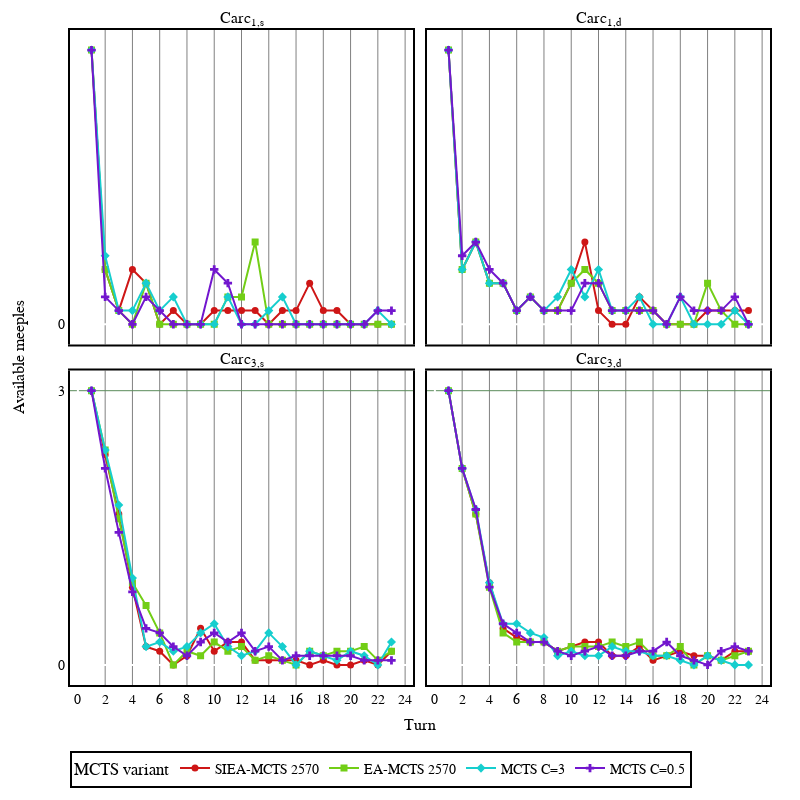

Write notebook code for a chart like this one.
### Code cell
#Plot for action level logs by turn

setup = 6
#defaults:
plot_width = 800
plot_height = 800

if setup == 0:
    #define variables
    to_show = "Average"
    box_group_column = "player_name"
    x_column = "pg_game_turn"
    y_column = "avg_leaf_node_depth"
    shadows = False
    ydtick=3

if setup == 1:
    #define variables
    to_show = "Average"
    box_group_column = "player_name"
    x_column = "pg_game_turn"#"current_iterations"#"pg_game_turn"
    y_column = "Score_p1"
    shadows = False
    ydtick=3

if setup == 2:
    #define variables
    to_show = "Average"
    box_group_column = "player_name"
    x_column = "pg_game_turn"
    y_column = "Meeples_on_farms_p1"
    shadows = False
    ydtick = 1

if setup == 3:
    #define variables
    to_show = "Boxplot"
    box_group_column = "player_name"
    x_column = "pg_game_turn"
    y_column = "max_visits"
    shadows = False
    ydtick = 1000
    plot_width = 1500
    plot_height = 500

if setup == 4:
    #define variables
    to_show = "Boxplot"
    box_group_column = "player_name"
    x_column = "pg_game_turn"
    y_column = "Total_played_meeples_p1"
    shadows = False
    ydtick = 1
    plot_width = 1500
    plot_height = 500

if setup == 5:
    #define variables
    to_show = "Average"
    box_group_column = "player_name"
    x_column = "pg_game_turn"
    y_column = "Virtual_score_p1"
    shadows = False
    ydtick=3

if setup == 6:
    #define variables
    to_show = "Average"
    box_group_column = "player_name"
    x_column = "pg_game_turn"
    y_column = "Meeples_p1"
    shadows = False
    ydtick=3


row_separation_column = "comp_initial_meeples"
column_separation_column = "comp_set_tile_sequence"
xdtick = 2

#read data
logs_names = ["logs_by_action.csv"]#, "logs_by_action.csv", "logs_by_iteration.csv"]
logs_list = {logs_name:lm.read_csv(os.path.join(experiment_path, logs_name)) for logs_name in logs_names}
logs_index = 0
logs = logs_list[logs_names[logs_index]]
#filter data
logs = logs[logs["comp_initial_meeples"]!=2]

#order dataset
logs["order"] = pd.Categorical(logs["player_name"], data_order)
logs = logs.sort_values("order")
logs = logs.dropna(subset=["order"])

#Calculate uniques
row_identifiers = sorted(logs[row_separation_column].unique())
column_identifiers = sorted(logs[column_separation_column].unique())
box_group_identifiers = logs[box_group_column].unique()
colors = eu.generate_color_palette(len(box_group_identifiers))
#colors = ["#5B8C5A","#56638A", "#EC7316"]
print("row_identifiers", row_identifiers)
print("column_identifiers", column_identifiers)
print("box_group_identifiers", box_group_identifiers)

subplot_titles = []
for row_identifier in row_identifiers:
    for column_identifier in column_identifiers:
        subplot_titles.append(carc_variants[(row_identifier, column_identifier)])#+str(row_identifier) + "m" + str(column_identifier) + "ts,")

#Create figure
fig = make_subplots(rows=len(row_identifiers)
                        ,cols=len(column_identifiers)
                        ,shared_xaxes=True
                        ,shared_yaxes=True
                        ,vertical_spacing=0.04
                        ,horizontal_spacing=0.02
                        ,row_heights=[1/len(row_identifiers) for _ in range(len(row_identifiers))]
                        ,subplot_titles = subplot_titles
                        #, specs=[[{"secondary_y": True}] for _ in range(n_plots+1)]
                        ,x_title=name_mappings[x_column]
                        ,y_title=name_mappings[y_column]
                        #,print_grid=True
                        )

for row, row_identifier in enumerate(row_identifiers):
    for col, column_identifier in enumerate(column_identifiers):
        for group_id, box_group_identifier in enumerate(box_group_identifiers):
            data = logs[logs[row_separation_column] == row_identifier]
            data = data[data[column_separation_column] == column_identifier]
            data = data[data[box_group_column] == box_group_identifier]
            if to_show == "Average":
                x = list(data[x_column].unique())
                #sort x:
                x = sorted(x)
                y1 = []
                y1_lower = []
                y1_upper = []
                for x_unique in x:
                    temp_data = data[data[x_column] == x_unique]
                    values = temp_data[y_column]
                    current_mean = st.mean(values)
                    y1.append(current_mean)
                    std = st.stdev(values)
                    #y_lower.append()
                    y1_lower.append(current_mean - std / math.sqrt(len(values)))
                    y1_upper.append(current_mean + std / math.sqrt(len(values)))
                    #print(y1_lower[-1], y1[-1], y1_upper[-1])

                if shadows:
                #Prepare data for plot
                    x_rev = x[::-1]
                    y1_lower = y1_lower[::-1]

                    #Plot shadow
                    shadow_color = eu.color_rgb_to_hex(eu.brighten_color(eu.color_hex_to_rgb(colors[group_id]), 0.3))
                    fig.add_trace(go.Scatter(
                            x=x+x_rev
                            ,y=y1_upper+y1_lower
                            ,fill='toself'
                            ,fillcolor=colors[group_id]
                            ,line_color=colors[group_id]
                            ,showlegend=False
                            ,opacity = 0.3
                            #,marker={"color":colors[group_id]}
                            )
                        ,row=row+1
                        ,col=col+1)
                
                #LINE
                fig.add_trace(go.Scatter(
                        x=x
                        ,y=y1
                        #,line_color=colors[group_id]
                        #,line=dict(dash="solid")
                        ,mode='lines+markers'
                        ,name=name_mappings[box_group_identifier]
                        ,showlegend=(row==0 and col==0)
                        ,legendgroup=group_id
                        ,marker=dict(symbol=marker_symbols[group_id], size=7, color =colors[group_id])
                        )
                    ,row=row+1
                    ,col=col+1)
                
            elif to_show == "Boxplot":
                fig.add_trace(go.Box(x=data[x_column]
                                    ,y=data[y_column]
                                    ,name=name_mappings[box_group_identifier]
                                    #, width=0.2
                                    ,showlegend=(row==0 and col==0)
                                    ,legendgroup=group_id
                                    , marker={"color":colors[group_id],}
                                    ,offsetgroup = group_id
                                    )
                                ,row=row+1
                                ,col=col+1)

fig.update_layout(margin=dict(l=70, r=30, t=30, b=70)
                        ,width=plot_width
                        ,height=plot_height
                        ,plot_bgcolor='rgba(0,0,0,0)'
                        #,plot_bgcolor="lightgray"
                        #,boxmode='group'
                        ,font = dict(family = "Arial", size = 14, color = "black")
                        ,boxgap=0.3
                        ,boxgroupgap=0
                        ,legend=dict(
                            title = "MCTS variant"
                            ,orientation="h"
                            ,yanchor="top"
                            ,y=-0.1
                            #,xanchor="center"
                            #,x=0.4
                            ,bgcolor="white"#"lightgray"#"rgba(200, 255, 255, 0.8)"
                            ,font = dict(family = "Arial", size = 14, color = "black")
                            ,bordercolor="Black"
                            ,borderwidth=2
                            ,itemsizing='trace'
                            ,itemwidth = 30
                            ) 
                        )
if to_show == "Boxplot":
    fig.update_layout(boxmode='group')
fig.update_xaxes(showline=True
                        , linewidth=2
                        , linecolor='black'
                        , mirror=True
                        #,range=[0, 10]
                        ,showgrid=True
                        ,gridcolor="grey"
                        ,gridwidth=1
                        ,dtick= xdtick
                        ,tick0=0
                        )

fig.update_yaxes(showline=True
                    ,mirror=True
                    , linewidth=2
                    , linecolor='black'
                    #, nticks=5
                    #,tickmode = 'linear'
                    ,tick0 = 0
                    , gridcolor="#5B8C5A"
                    , gridwidth=1
                    , dtick= 3 if ydtick is None else ydtick
                    ,showgrid=True                    
                    )
fig.show()

### Figure 1 — Plotly figure (JSON) as saved in the notebook; plotly's stock layout.template omitted (floating-point values rounded to 4 significant figures)
{"data": [{"legendgroup": "0", "marker": {"color": "#ce1616", "size": 7, "symbol": 0}, "mode": "lines+markers", "name": "SIEA-MCTS 2570", "showlegend": true, "type": "scatter", "x": [1, 2, 3, 4, 5, 6, 7, 8, 9, 10, 11, 12, 13, 14, 15, 16, 17, 18, 19, 20, 21, 22, 23], "xaxis": "x", "y": [1, 0.2, 0.05, 0.2, 0.15, 0, 0.05, 0, 0, 0.05, 0.05, 0.05, 0.05, 0, 0.05, 0.05, 0.15, 0.05, 0.05, 0, 0, 0, 0], "yaxis": "y"}, {"legendgroup": "1", "marker": {"color": "#72ce16", "size": 7, "symbol": 1}, "mode": "lines+markers", "name": "EA-MCTS 2570", "showlegend": true, "type": "scatter", "x": [1, 2, 3, 4, 5, 6, 7, 8, 9, 10, 11, 12, 13, 14, 15, 16, 17, 18, 19, 20, 21, 22, 23], "xaxis": "x", "y": [1, 0.2, 0.05, 0, 0.15, 0, 0, 0, 0, 0, 0.1, 0.1, 0.3, 0, 0, 0, 0, 0, 0, 0, 0, 0, 0], "yaxis": "y"}, {"legendgroup": "2", "marker": {"color": "#16cece", "size": 7, "symbol": 2}, "mode": "lines+markers", "name": "MCTS C=3", "showlegend": true, "type": "scatter", "x": [1, 2, 3, 4, 5, 6, 7, 8, 9, 10, 11, 12, 13, 14, 15, 16, 17, 18, 19, 20, 21, 22, 23], "xaxis": "x", "y": [1, 0.25, 0.05, 0.05, 0.15, 0.05, 0.1, 0, 0, 0, 0.1, 0, 0, 0.05, 0.1, 0, 0, 0, 0, 0, 0, 0.05, 0], "yaxis": "y"}, {"legendgroup": "3", "marker": {"color": "#7216ce", "size": 7, "symbol": 3}, "mode": "lines+markers", "name": "MCTS C=0.5", "showlegend": true, "type": "scatter", "x": [1, 2, 3, 4, 5, 6, 7, 8, 9, 10, 11, 12, 13, 14, 15, 16, 17, 18, 19, 20, 21, 22, 23], "xaxis": "x", "y": [1, 0.1, 0.05, 0, 0.1, 0.05, 0, 0, 0, 0.2, 0.15, 0, 0, 0, 0, 0, 0, 0, 0, 0, 0, 0.05, 0.05], "yaxis": "y"}, {"legendgroup": "0", "marker": {"color": "#ce1616", "size": 7, "symbol": 0}, "mode": "lines+markers", "name": "SIEA-MCTS 2570", "showlegend": false, "type": "scatter", "x": [1, 2, 3, 4, 5, 6, 7, 8, 9, 10, 11, 12, 13, 14, 15, 16, 17, 18, 19, 20, 21, 22, 23], "xaxis": "x2", "y": [1, 0.2, 0.3, 0.15, 0.15, 0.05, 0.1, 0.05, 0.05, 0.15, 0.3, 0.05, 0, 0, 0.1, 0.05, 0, 0, 0, 0.05, 0.05, 0.05, 0.05], "yaxis": "y2"}, {"legendgroup": "1", "marker": {"color": "#72ce16", "size": 7, "symbol": 1}, "mode": "lines+markers", "name": "EA-MCTS 2570", "showlegend": false, "type": "scatter", "x": [1, 2, 3, 4, 5, 6, 7, 8, 9, 10, 11, 12, 13, 14, 15, 16, 17, 18, 19, 20, 21, 22, 23], "xaxis": "x2", "y": [1, 0.2, 0.3, 0.15, 0.15, 0.05, 0.1, 0.05, 0.05, 0.15, 0.2, 0.15, 0.05, 0.05, 0.05, 0.05, 0, 0, 0, 0.15, 0.05, 0, 0], "yaxis": "y2"}, {"legendgroup": "2", "marker": {"color": "#16cece", "size": 7, "symbol": 2}, "mode": "lines+markers", "name": "MCTS C=3", "showlegend": false, "type": "scatter", "x": [1, 2, 3, 4, 5, 6, 7, 8, 9, 10, 11, 12, 13, 14, 15, 16, 17, 18, 19, 20, 21, 22, 23], "xaxis": "x2", "y": [1, 0.2, 0.3, 0.15, 0.15, 0.05, 0.1, 0.05, 0.1, 0.2, 0.1, 0.2, 0.05, 0.05, 0.1, 0, 0, 0.1, 0, 0, 0, 0.05, 0], "yaxis": "y2"}, {"legendgroup": "3", "marker": {"color": "#7216ce", "size": 7, "symbol": 3}, "mode": "lines+markers", "name": "MCTS C=0.5", "showlegend": false, "type": "scatter", "x": [1, 2, 3, 4, 5, 6, 7, 8, 9, 10, 11, 12, 13, 14, 15, 16, 17, 18, 19, 20, 21, 22, 23], "xaxis": "x2", "y": [1, 0.25, 0.3, 0.2, 0.15, 0.05, 0.1, 0.05, 0.05, 0.05, 0.15, 0.15, 0.05, 0.05, 0.05, 0.05, 0, 0.1, 0.05, 0.05, 0.05, 0.1, 0], "yaxis": "y2"}, {"legendgroup": "0", "marker": {"color": "#ce1616", "size": 7, "symbol": 0}, "mode": "lines+markers", "name": "SIEA-MCTS 2570", "showlegend": false, "type": "scatter", "x": [1, 2, 3, 4, 5, 6, 7, 8, 9, 10, 11, 12, 13, 14, 15, 16, 17, 18, 19, 20, 21, 22, 23], "xaxis": "x3", "y": [3, 2.3, 1.65, 0.85, 0.2, 0.15, 0, 0.1, 0.4, 0.15, 0.25, 0.25, 0.05, 0.05, 0.05, 0.05, 0, 0.05, 0, 0, 0.05, 0, 0.15], "yaxis": "y3"}, {"legendgroup": "1", "marker": {"color": "#72ce16", "size": 7, "symbol": 1}, "mode": "lines+markers", "name": "EA-MCTS 2570", "showlegend": false, "type": "scatter", "x": [1, 2, 3, 4, 5, 6, 7, 8, 9, 10, 11, 12, 13, 14, 15, 16, 17, 18, 19, 20, 21, 22, 23], "xaxis": "x3", "y": [3, 2.35, 1.6, 0.9, 0.65, 0.35, 0, 0.15, 0.1, 0.25, 0.15, 0.2, 0.05, 0.1, 0.05, 0, 0.15, 0.1, 0.15, 0.15, 0.2, 0.05, 0.15], "yaxis": "y3"}, {"legendgroup": "2", "marker": {"color": "#16cece", "size": 7, "symbol": 2}, "mode": "lines+markers", "name": "MCTS C=3", "showlegend": false, "type": "scatter", "x": [1, 2, 3, 4, 5, 6, 7, 8, 9, 10, 11, 12, 13, 14, 15, 16, 17, 18, 19, 20, 21, 22, 23], "xaxis": "x3", "y": [3, 2.35, 1.75, 0.95, 0.2, 0.25, 0.15, 0.2, 0.35, 0.45, 0.2, 0.1, 0.15, 0.35, 0.2, 0, 0.15, 0.1, 0.05, 0.15, 0.1, 0, 0.25], "yaxis": "y3"}, {"legendgroup": "3", "marker": {"color": "#7216ce", "size": 7, "symbol": 3}, "mode": "lines+markers", "name": "MCTS C=0.5", "showlegend": false, "type": "scatter", "x": [1, 2, 3, 4, 5, 6, 7, 8, 9, 10, 11, 12, 13, 14, 15, 16, 17, 18, 19, 20, 21, 22, 23], "xaxis": "x3", "y": [3, 2.15, 1.45, 0.8, 0.4, 0.35, 0.2, 0.1, 0.25, 0.35, 0.25, 0.35, 0.15, 0.2, 0.05, 0.1, 0.1, 0.1, 0.1, 0.1, 0.05, 0.05, 0.05], "yaxis": "y3"}, {"legendgroup": "0", "marker": {"color": "#ce1616", "size": 7, "symbol": 0}, "mode": "lines+markers", "name": "SIEA-MCTS 2570", "showlegend": false, "type": "scatter", "x": [1, 2, 3, 4, 5, 6, 7, 8, 9, 10, 11, 12, 13, 14, 15, 16, 17, 18, 19, 20, 21, 22, 23], "xaxis": "x4", "y": [3, 2.15, 1.65, 0.9, 0.4, 0.3, 0.25, 0.25, 0.15, 0.2, 0.25, 0.25, 0.1, 0.1, 0.2, 0.05, 0.1, 0.15, 0.1, 0.1, 0.05, 0.15, 0.15], "yaxis": "y4"}, {"legendgroup": "1", "marker": {"color": "#72ce16", "size": 7, "symbol": 1}, "mode": "lines+markers", "name": "EA-MCTS 2570", "showlegend": false, "type": "scatter", "x": [1, 2, 3, 4, 5, 6, 7, 8, 9, 10, 11, 12, 13, 14, 15, 16, 17, 18, 19, 20, 21, 22, 23], "xaxis": "x4", "y": [3, 2.15, 1.65, 0.85, 0.35, 0.25, 0.25, 0.25, 0.15, 0.2, 0.2, 0.2, 0.25, 0.2, 0.25, 0.1, 0.1, 0.2, 0, 0.1, 0.05, 0.1, 0.15], "yaxis": "y4"}, {"legendgroup": "2", "marker": {"color": "#16cece", "size": 7, "symbol": 2}, "mode": "lines+markers", "name": "MCTS C=3", "showlegend": false, "type": "scatter", "x": [1, 2, 3, 4, 5, 6, 7, 8, 9, 10, 11, 12, 13, 14, 15, 16, 17, 18, 19, 20, 21, 22, 23], "xaxis": "x4", "y": [3, 2.15, 1.7, 0.9, 0.45, 0.45, 0.35, 0.3, 0.1, 0.15, 0.1, 0.1, 0.2, 0.15, 0.15, 0.1, 0.1, 0.05, 0, 0.1, 0.05, 0, 0], "yaxis": "y4"}, {"legendgroup": "3", "marker": {"color": "#7216ce", "size": 7, "symbol": 3}, "mode": "lines+markers", "name": "MCTS C=0.5", "showlegend": false, "type": "scatter", "x": [1, 2, 3, 4, 5, 6, 7, 8, 9, 10, 11, 12, 13, 14, 15, 16, 17, 18, 19, 20, 21, 22, 23], "xaxis": "x4", "y": [3, 2.15, 1.7, 0.85, 0.45, 0.35, 0.25, 0.25, 0.15, 0.1, 0.15, 0.2, 0.1, 0.1, 0.15, 0.15, 0.25, 0.1, 0.05, 0, 0.15, 0.2, 0.15], "yaxis": "y4"}], "layout": {"annotations": [{"font": {"size": 16}, "showarrow": false, "text": "Carc<sub>1,s</sub>", "x": 0.245, "xanchor": "center", "xref": "paper", "y": 1, "yanchor": "bottom", "yref": "paper"}, {"font": {"size": 16}, "showarrow": false, "text": "Carc<sub>1,d</sub>", "x": 0.755, "xanchor": "center", "xref": "paper", "y": 1, "yanchor": "bottom", "yref": "paper"}, {"font": {"size": 16}, "showarrow": false, "text": "Carc<sub>3,s</sub>", "x": 0.245, "xanchor": "center", "xref": "paper", "y": 0.48, "yanchor": "bottom", "yref": "paper"}, {"font": {"size": 16}, "showarrow": false, "text": "Carc<sub>3,d</sub>", "x": 0.755, "xanchor": "center", "xref": "paper", "y": 0.48, "yanchor": "bottom", "yref": "paper"}, {"font": {"size": 16}, "showarrow": false, "text": "Turn", "x": 0.5, "xanchor": "center", "xref": "paper", "y": 0, "yanchor": "top", "yref": "paper", "yshift": -30}, {"font": {"size": 16}, "showarrow": false, "text": "Available meeples", "textangle": -90, "x": 0, "xanchor": "right", "xref": "paper", "xshift": -40, "y": 0.5, "yanchor": "middle", "yref": "paper"}], "boxgap": 0.3, "boxgroupgap": 0, "font": {"color": "black", "family": "Arial", "size": 14}, "height": 800, "legend": {"bgcolor": "white", "bordercolor": "Black", "borderwidth": 2, "font": {"color": "black", "family": "Arial", "size": 14}, "itemsizing": "trace", "itemwidth": 30, "orientation": "h", "title": {"text": "MCTS variant"}, "y": -0.1, "yanchor": "top"}, "margin": {"b": 70, "l": 70, "r": 30, "t": 30}, "plot_bgcolor": "rgba(0,0,0,0)", "width": 800, "xaxis": {"anchor": "y", "domain": [0, 0.49], "dtick": 2, "gridcolor": "grey", "gridwidth": 1, "linecolor": "black", "linewidth": 2, "matches": "x3", "mirror": true, "showgrid": true, "showline": true, "showticklabels": false, "tick0": 0}, "xaxis2": {"anchor": "y2", "domain": [0.51, 1], "dtick": 2, "gridcolor": "grey", "gridwidth": 1, "linecolor": "black", "linewidth": 2, "matches": "x4", "mirror": true, "showgrid": true, "showline": true, "showticklabels": false, "tick0": 0}, "xaxis3": {"anchor": "y3", "domain": [0, 0.49], "dtick": 2, "gridcolor": "grey", "gridwidth": 1, "linecolor": "black", "linewidth": 2, "mirror": true, "showgrid": true, "showline": true, "tick0": 0}, "xaxis4": {"anchor": "y4", "domain": [0.51, 1], "dtick": 2, "gridcolor": "grey", "gridwidth": 1, "linecolor": "black", "linewidth": 2, "mirror": true, "showgrid": true, "showline": true, "tick0": 0}, "yaxis": {"anchor": "x", "domain": [0.52, 1], "dtick": 3, "gridcolor": "#5B8C5A", "gridwidth": 1, "linecolor": "black", "linewidth": 2, "mirror": true, "showgrid": true, "showline": true, "tick0": 0}, "yaxis2": {"anchor": "x2", "domain": [0.52, 1], "dtick": 3, "gridcolor": "#5B8C5A", "gridwidth": 1, "linecolor": "black", "linewidth": 2, "matches": "y", "mirror": true, "showgrid": true, "showline": true, "showticklabels": false, "tick0": 0}, "yaxis3": {"anchor": "x3", "domain": [0, 0.48], "dtick": 3, "gridcolor": "#5B8C5A", "gridwidth": 1, "linecolor": "black", "linewidth": 2, "mirror": true, "showgrid": true, "showline": true, "tick0": 0}, "yaxis4": {"anchor": "x4", "domain": [0, 0.48], "dtick": 3, "gridcolor": "#5B8C5A", "gridwidth": 1, "linecolor": "black", "linewidth": 2, "matches": "y3", "mirror": true, "showgrid": true, "showline": true, "showticklabels": false, "tick0": 0}}}
